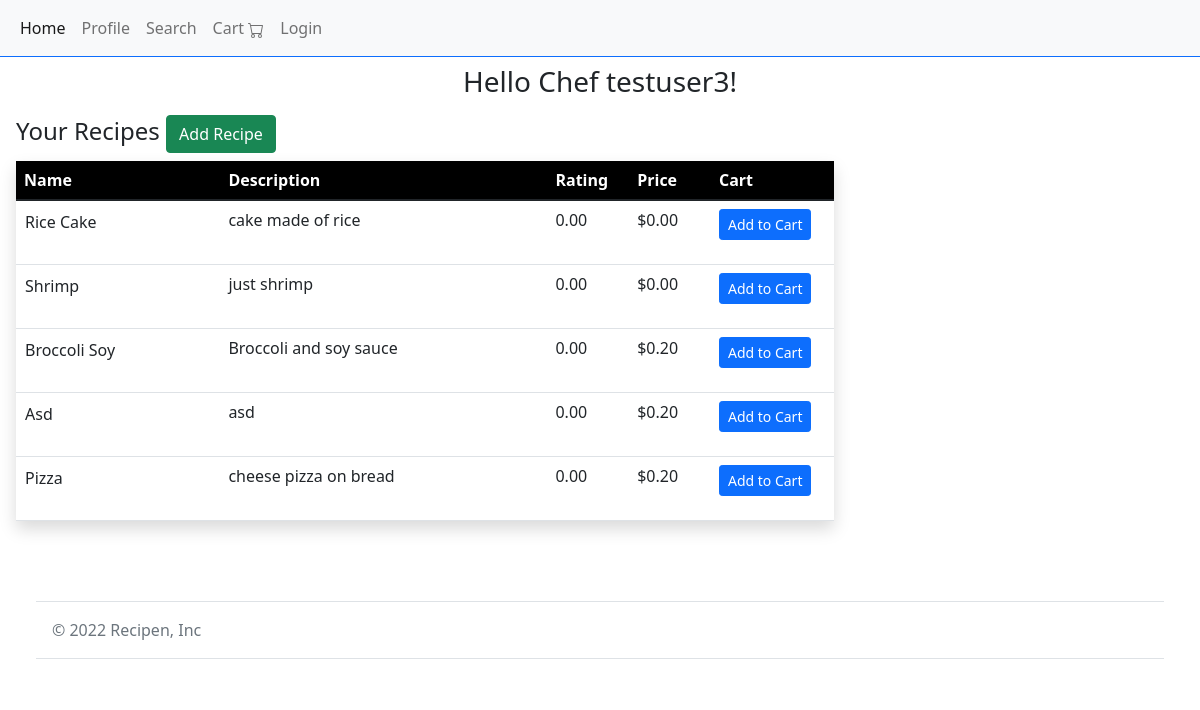
The page /pages/home.php (signed in) on the database its author committed.
### tables this page shows
CREATE TABLE `recipe` (
  `recipeID` int(11) NOT NULL,
  `recipeName` varchar(255) NOT NULL,
  `description` varchar(255) NOT NULL,
  `rating` decimal(10,2) DEFAULT NULL,
  `price` decimal(10,2) NOT NULL,
  `userID` int(11) DEFAULT NULL
);

### db-controller.php (called while the page is built, shortened)
<?php
function getAllRecipesForUser($userID) {
  global $db;
  $query = "SELECT * FROM recipe WHERE userID=:userID";
  $statement = $db->prepare($query);
  $statement->bindValue(':userID', $userID);
  $statement->execute();
  $result = $statement->fetchAll();
  return $result;
}
function getRecipesInCartArray($userID){
  global $db;
  $cartID = $userID;
  $query = "SELECT recipeID FROM recipecart WHERE cartID=:cartID";
  $statement = $db->prepare($query);
  $statement->bindValue(':cartID', $cartID);
  $statement->execute();
  $result = $statement->fetchAll();
  $result_array = [];
  return $result_array;
}
 ?>

### pages/home.php (the view, shortened to what this page needs)
<?php
require("../connect-db.php");
require("../db-controller.php");
$name = $_SESSION['username'];
$list_of_recipes = getAllRecipesForUser($_SESSION['uid']);
$recipes_in_cart = getRecipesInCartArray($_SESSION['uid']);
?>
<html lang="en">
  <head>
    <link
      href="https://cdn.jsdelivr.net/npm/bootstrap@5.1.1/dist/css/bootstrap.min.css"
      rel="stylesheet"
    />
    <link
      rel="stylesheet"
      href="https://cdn.jsdelivr.net/npm/bootstrap-icons@1.5.0/font/bootstrap-icons.css"
    />
  </head>
  <?php include('../templates/header.php') ?>
  <body>
    <?php
      echo "<h3 class='text-center mt-2'>Hello Chef $name!</h3>";
    ?>
    <div class="m-3">
      <h4>Your Recipes <a href="addRecipe.php" class="btn btn-success">Add Recipe</a> </h4>
      <div class="list-group">
			<table class="w3-table table shadow w3-bordered w3-card-4 center" style="width:70%">
      <thead>
				<tr style="background-color:#000000; color:#ffffff">
					<th width="25%">Name</th>
					<th width="40%">Description</th>
					<th width="10%">Rating</th>
					<th width="10%">Price</th>
					<th width="15%">Cart</th>
				</tr>
			</thead>
			<?php foreach ($list_of_recipes as $myrecipe_info): ?>
			<tr class="">
          <td>
						<form action="home.php" method="POST" class="align-middle">
								<input type="submit" name="goToRecipe" value="<?php echo $myrecipe_info['recipeName']; ?>" class="btn p-0 text-capitalize"
								title="<?php echo $myrecipe_info['recipeID']; ?>"/>
						</form>
					</td>
          <td><?php echo $myrecipe_info['description']; ?></td>
					<td><?php echo $myrecipe_info['rating']; ?></td>
					<td>$<?php echo $myrecipe_info['price']; ?></td>
					<td>
						<form action="home.php" method="POST">
							<?php if(in_array($myrecipe_info['recipeID'], $recipes_in_cart)): ?>
								<input type="submit" name="removeFromCart" value="Remove from Cart" class="btn btn-sm btn-danger"
								title="Remove recipe from cart"/>
							<?php else : ?>
								<input type="submit" name="addToCart" value="Add to Cart" class="btn btn-sm btn-primary"
								title="Add recipe to cart"/>
							<?php endif; ?>
						</form>
					</td>
			</tr>
      <?php endforeach; ?>
			</table>
      </div>
    </div>
  </body>
</html>

### templates/header.php (shortened to what this page needs)
<?php
$authenticated = false;
?>
<header id="home">
    <nav class="navbar navbar-expand-lg navbar-light bg-light border-bottom border-primary">
        <div class="container-fluid">
            <div class="collapse navbar-collapse" id="navbarItems">
                <ul class="navbar-nav me-auto mb-2 mb-lg-0">
                    <li class="nav-item">
                        <a class="nav-link active" href="home.php">Home</a>
                    </li>
                    <li class="nav-item">
                        <a class="nav-link" href="profile.php">Profile</a>
                    </li>
                    <li class="nav-item">
                        <a class="nav-link" href="search.php">Search</a>
                    </li>
                    <li class="nav-item">
                        <a class="nav-link" href="cart.php">Cart
                        </a>
                    </li>
                    <?php if (!$authenticated) { ?>
                    <li class="nav-item">
                        <a class="nav-link" href="login.php">
                            Login
                        </a>
                    </li>
                    <?php } ?>
                </ul>
            </div>
        </div>
    </nav>
</header>

### rows shown on the page
recipe: goToRecipe "rice cake", description "cake made of rice", rating "0.00", price "0.00"
recipe: goToRecipe "shrimp", description "just shrimp", rating "0.00", price "0.00"
recipe: goToRecipe "Broccoli Soy", description "Broccoli and soy sauce", rating "0.00", price "0.20"
recipe: goToRecipe "asd", description "asd", rating "0.00", price "0.20"
recipe: goToRecipe "Pizza", description "cheese pizza on bread", rating "0.00", price "0.20"

### other values the page prints
$name "testuser3"
